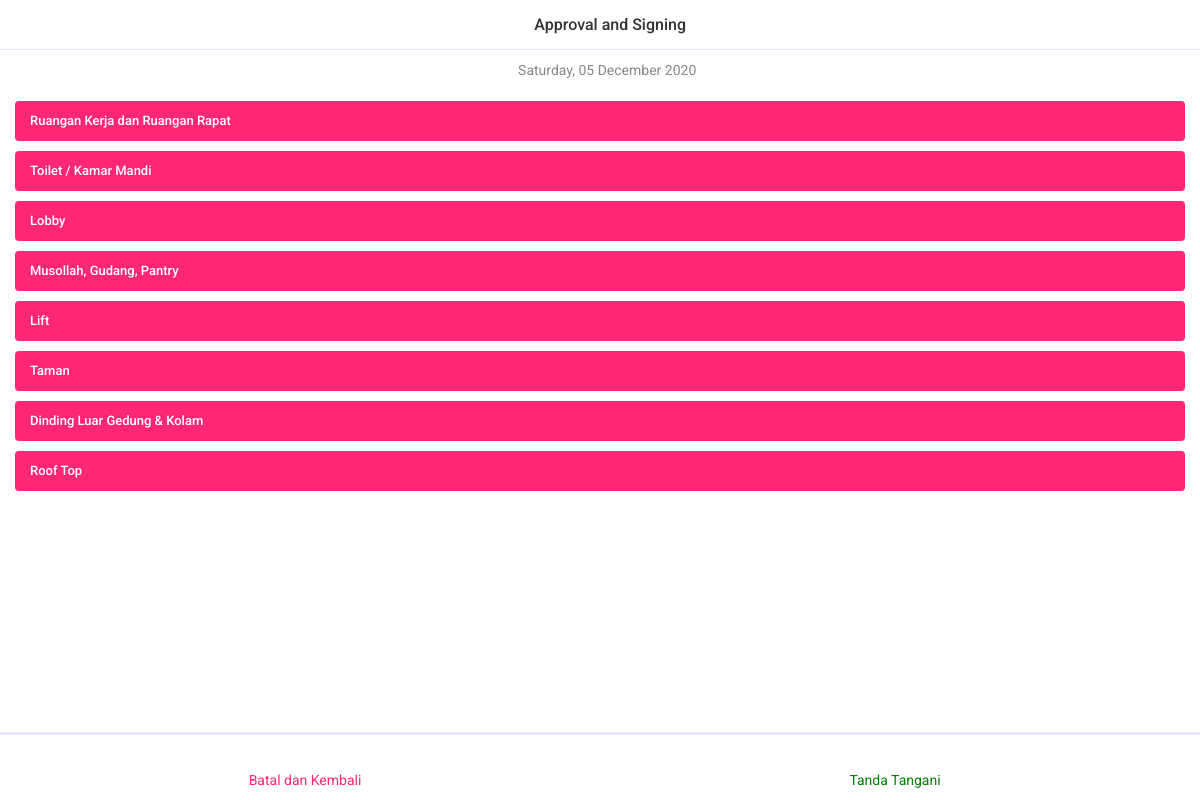
Screenshot of /profile=trisatria/notification/check_kebersihan_id=10_date=2020-12-05/seefile (signed in) with the database file from the repository.
### cleaning/models.py (models this page shows, shortened)
class cln_day(models.Model):
    hari_ini = models.DateField(
        name="hariIni", auto_now=False, auto_now_add=False, verbose_name="Hari ini")
    clnMaker = models.ForeignKey(User, verbose_name="Maker's Signature",
                                 on_delete=models.PROTECT, related_name="clnMaker", blank=True, null=True, limit_choices_to={'groups__name': 'maker'})
    clnChecker = models.ForeignKey(User, verbose_name="Checker's Signature",
                                   on_delete=models.PROTECT, related_name="clnChecker", blank=True, null=True, limit_choices_to={'groups__name': 'checker'})
    clnSigner = models.ForeignKey(User, verbose_name="Signer's Signature",
                                  on_delete=models.PROTECT, related_name="clnSigner", blank=True, null=True, limit_choices_to={'groups__name': 'signer'})
    class Meta:
        verbose_name = _("day")
        verbose_name_plural = _("days")

class cln_area(models.Model):
    nama_area = models.CharField(max_length=100, name='namaArea',
                                 verbose_name='Nama Area', unique=True, blank=False, null=False)
    class Meta:
        db_table = ''
        managed = True
        verbose_name = 'area'
        verbose_name_plural = 'areas'

### user/views.py (the view)
@ login_required(login_url='user_login')
def user_cln_notification_seefile(request, username, day_id, day_date):
    areas = cln_area.objects.all()
    subareas = cln_subarea.objects.all()
    dailies = cln_daily.objects.filter(hariIni=day_date)
    days = cln_day.objects.filter(id=day_id)
    context = {
        'areas': areas,
        'subareas': subareas,
        'harians': dailies,
        'days': days,
    }
    return render(request, 'user/user_cln_notification_seefile.html', context)

### templates/user/user_cln_notification_seefile.html (shortened to what this page needs)
{% extends "base.html" %}{% load static %}
{% block navbar %}
<div class="left"><a href='{% url "user_profile_notification" user.username %}' class="link"><i
            class="icon ion-ios-arrow-back"></i></a>
</div>
<div class="title">Approval and Signing</div>
{% endblock navbar %}
{% block page_wrapper %}
<div class="faq">
    <div class="container">
        <div class="title-faq">
            <p><i class="icon ion-ios-calendar"></i> {% for day in days %}{{ day.hariIni | date:"l, d F Y"}}
                {% endfor %}</p>
        </div>
    </div>
</div>
<div class="separator-medium"></div>
<div id="accordionParent" class="accordion accordion-inset">
    {% for area in areas %}
    <div class="accordion-item">
        <div class="accordion-title show" data-toggle="collapse" data-target="#accordionTwo{{area.pk}}">
            {{area.namaArea}}
            <div class="accordion-after">
                <i class="icon ion-ios-arrow-up"></i>
            </div>
        </div>
    </div>
    {% endfor %}
</div>
{% endblock page_wrapper %}
{% block toolbar_bottom %}
<div class="separator-large"></div>
<ul class="toolbar-bottom toolbar-wrap">
    <li class="toolbar-item">
        <a href="{% url 'user_profile_notification' user.username %}" class="toolbar-link toolbar-link-active">
            <i class="icon ion-ios-undo"></i>
            <p>Batal dan Kembali</p>
        </a>
    </li>
    <li class="toolbar-item">
        {% for day in days %}
        {% if user.groups.all.0.name == 'maker' %}
        <a href="{% url 'user_cln_maker_notification' user.username day.id day.hariIni %}"
            class="toolbar-link toolbar-link-active" style="color: green;">
            <i class="icon ion-ios-paper"></i>
            <p>Tanda Tangani</p>
        </a>
        {% elif user.groups.all.0.name == 'checker' %}
        <a href="{% url 'user_cln_checker_notification' user.username day.id day.hariIni %}"
            class="toolbar-link toolbar-link-active" style="color: green;">
            <i class="icon ion-ios-paper"></i>
            <p>Tanda Tangani</p>
        </a>
        {% elif user.groups.all.0.name == 'signer' %}
        <a href="{% url 'user_cln_signer_notification' user.username day.id day.hariIni %}"
            class="toolbar-link toolbar-link-active" style="color: green;">
            <i class="icon ion-ios-paper"></i>
            <p>Tanda Tangani</p>
        </a>
        {% endif %}
        {% endfor %}
    </li>
</ul>
{% endblock toolbar_bottom %}

### static/css/style.css (style rules this page uses)
body { font-family: 'Roboto', sans-serif; color: #888; font-size: 14px; font-weight: 400; background: #fff; }
a { color: #333; }
ul { padding: 0; margin: 0; }
ul li { list-style-type: none; }
p { margin: 0; }
.separator-medium { height: 20px; }
.separator-large { height: 30px; }
.navbar .link { display: flex; font-size: 26px; height: 50px; align-items: center; }
.navbar .title { font-size: 16px; color: #333; font-weight: 500; }
.toolbar-bottom { position: fixed; background: #fff; bottom: 0; left: 0; right: 0; width: 100%; height: 42px; border: 0; z-index: 600; padding: 0 10px; }
.toolbar-bottom::before { content: ''; position: absolute; top: 0; left: 0; right: auto; bottom: auto; background: #e7e8ff; z-index: 15; width: 100%; height: 1px; }
.toolbar-wrap { display: flex; }
.toolbar-item { width: 100%; }
.toolbar-link { width: 100%; height: 100%; padding-top: 5px; padding-bottom: 5px; align-items: center; justify-content: center; display: flex; flex-direction: column; color: #ccc; transition: .2s ease-in-out; }
.toolbar-link .icon { font-size: 22px; height: 28px; line-height: 28px; }
.toolbar-link.toolbar-link-active { color: #fe2775; }
.accordion .accordion-item .accordion-title { color: #fff; padding-left: 15px; padding-right: 15px; background: #fe2775; font-size: 15px; font-weight: 500; line-height: 50px; cursor: pointer; display: flex; }
.accordion .accordion-item .accordion-after { margin-left: auto; }
.accordion-inset { margin: 0 15px; }
.accordion-inset .accordion-item { margin-bottom: 10px; }
.accordion-inset .accordion-item:last-child { margin-bottom: 0; }
.accordion-inset .accordion-title { border-radius: 4px; }
.title-faq { text-align: center; }

### templates/base.html (style rules this page uses)
.toolbar-bottom { height: 68px; }
.toolbar-bottom::before { height: 3px; }
.toolbar-link .icon { font-size: 26px; line-height: 14px; }
.accordion .accordion-item .accordion-title { line-height: 40px; font-size: 13px; }

### rows the page displays
cln_day: hariIni "Saturday, 05 December 2020"
cln_area: namaArea "Ruangan Kerja dan Ruangan Rapat"
cln_area: namaArea "Toilet / Kamar Mandi"
cln_area: namaArea "Lobby"
cln_area: namaArea "Musollah, Gudang, Pantry"
cln_area: namaArea "Lift"
cln_area: namaArea "Taman"
cln_area: namaArea "Dinding Luar Gedung & Kolam"
cln_area: namaArea "Roof Top"
